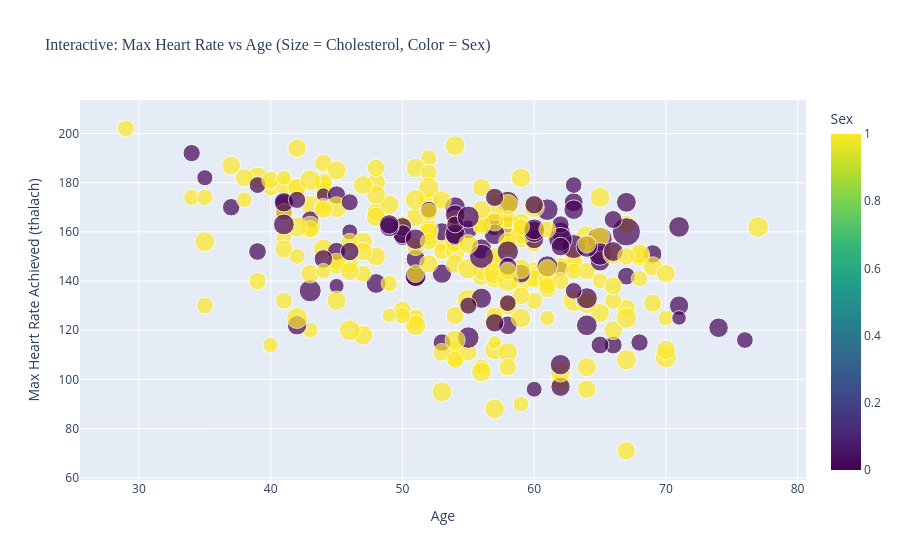

Source (notebook cell):
### Markdown cell above
# 11. **Interactive Plotly Visualization for Heart Disease Data**

### Code cell
import plotly.express as px

# Interactive Plotly Visualization for Heart Disease Data
fig = px.scatter(df, x='age', y='thalach', color='sex', size='chol', 
                 hover_data=['cp', 'trestbps', 'oldpeak', 'target'],
                 color_continuous_scale='Viridis',
                 title=' Interactive: Max Heart Rate vs Age (Size = Cholesterol, Color = Sex)')

fig.update_layout(
    font=dict(size=12),
    title_font=dict(size=16, family="serif"),
    xaxis_title='Age',
    yaxis_title='Max Heart Rate Achieved (thalach)',
    coloraxis_colorbar=dict(title='Sex')
)

fig.show()

### Figure 1 — Plotly figure (JSON) as saved in the notebook; plotly's stock layout.template omitted (floating-point values rounded to 4 significant figures; data arrays with more than 128 entries replaced by an {"elided": "..."} marker saying what was removed)
{"data": [{"customdata": {"elided": "303x4 float values"}, "hovertemplate": "age=%{x}<br>thalach=%{y}<br>chol=%{marker.size}<br>cp=%{customdata[0]}<br>trestbps=%{customdata[1]}<br>oldpeak=%{customdata[2]}<br>target=%{customdata[3]}<br>sex=%{marker.color}<extra></extra>", "legendgroup": "", "marker": {"color": {"elided": "303 float values"}, "coloraxis": "coloraxis", "size": {"elided": "303 float values"}, "sizemode": "area", "sizeref": 1.41, "symbol": "circle"}, "mode": "markers", "name": "", "orientation": "v", "showlegend": false, "type": "scatter", "x": {"elided": "303 float values"}, "xaxis": "x", "y": {"elided": "303 float values"}, "yaxis": "y"}], "layout": {"coloraxis": {"colorbar": {"title": {"text": "Sex"}}, "colorscale": [[0, "#440154"], [0.1111, "#482878"], [0.2222, "#3e4989"], [0.3333, "#31688e"], [0.4444, "#26828e"], [0.5556, "#1f9e89"], [0.6667, "#35b779"], [0.7778, "#6ece58"], [0.8889, "#b5de2b"], [1, "#fde725"]]}, "font": {"size": 12}, "legend": {"itemsizing": "constant", "tracegroupgap": 0}, "title": {"font": {"family": "serif", "size": 16}, "text": " Interactive: Max Heart Rate vs Age (Size = Cholesterol, Color = Sex)"}, "xaxis": {"anchor": "y", "domain": [0, 1], "title": {"text": "Age"}}, "yaxis": {"anchor": "x", "domain": [0, 1], "title": {"text": "Max Heart Rate Achieved (thalach)"}}}}
